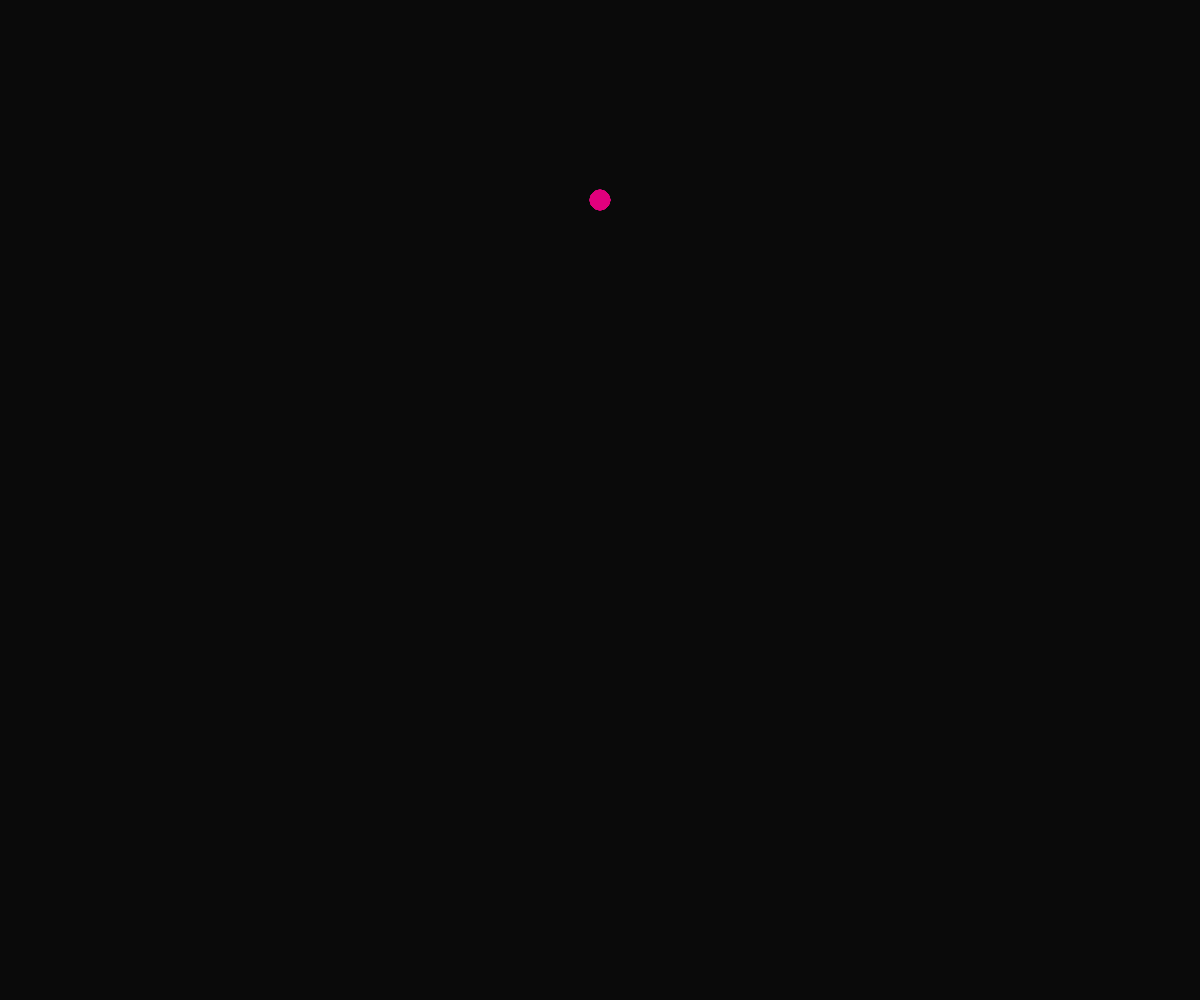
Frame 1 (no input)
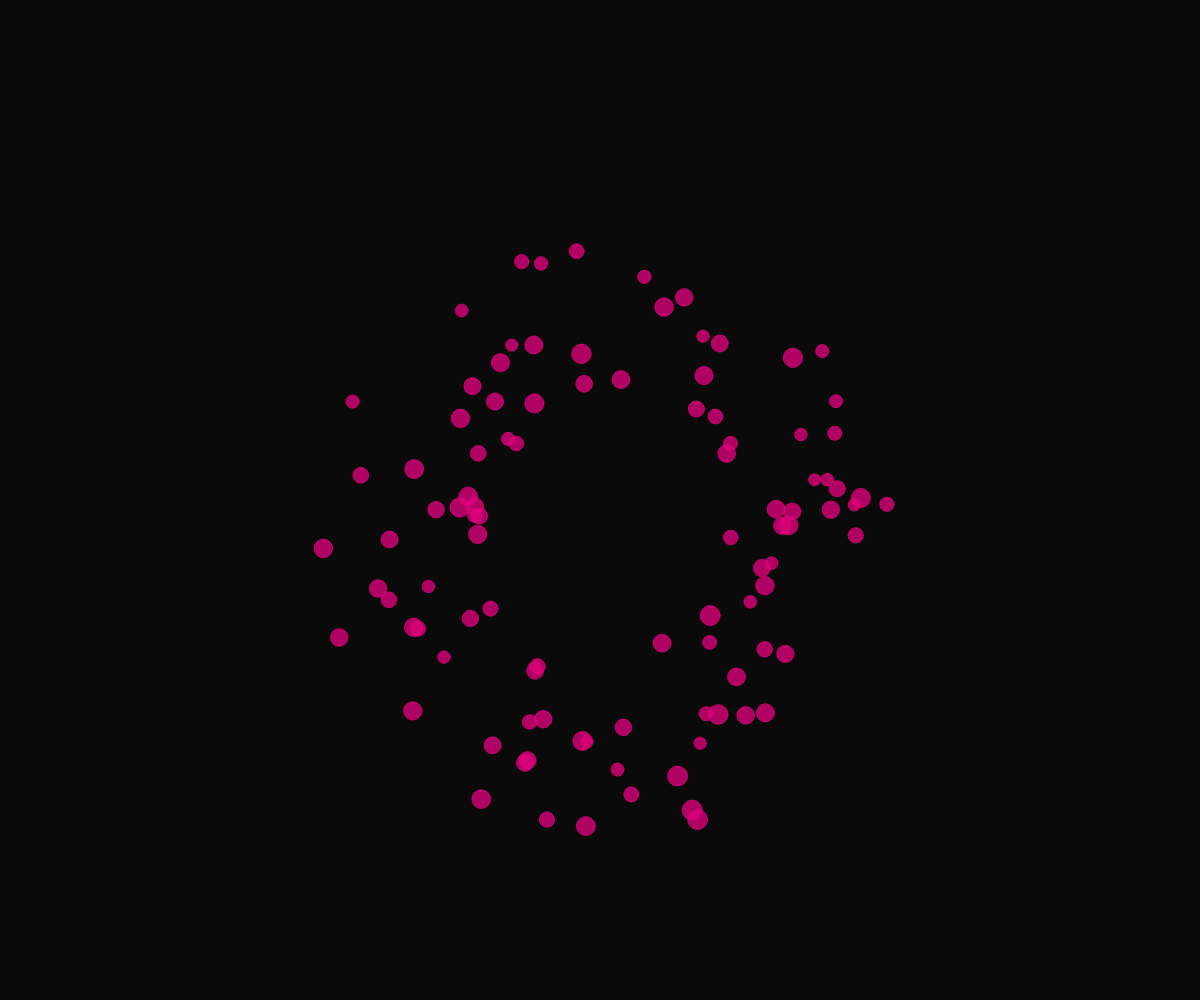
Frame 60 (no input)
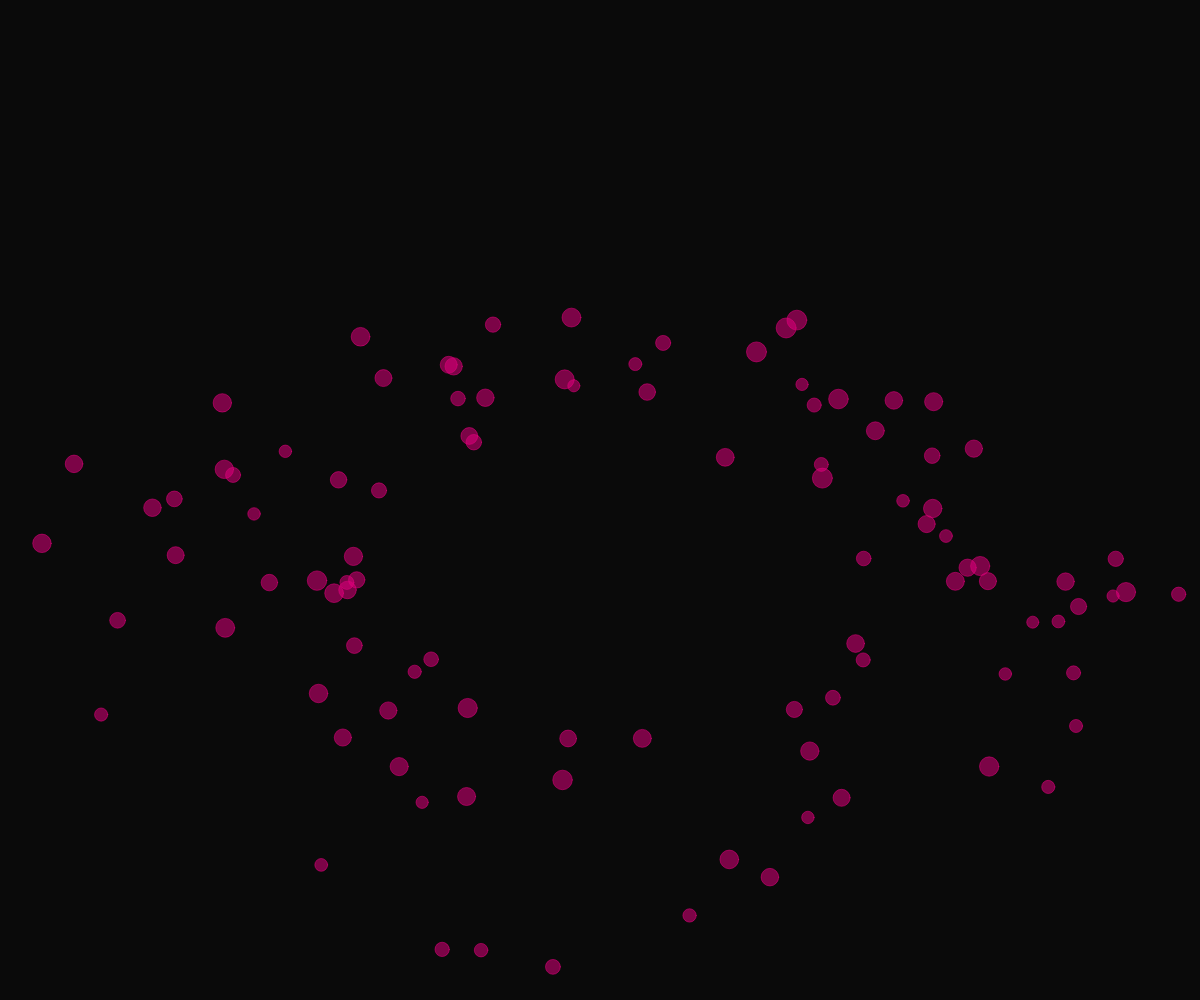
Frame 120 (the mouse pressed at the canvas centre since frame 60)

The p5.js sketch that drew these frames (run headless with seeded random() and noise() and a simulated clock; from frame 60 on, the mouse is pressed at the canvas centre):

// p5.js sketch
// ── sketch.js
/* Particle example with lifetime
   particles will "disappear" as time goes on.

   Challenge: 
   -Make fireworks every time you click the mouse
   -Remove from array at the end of lifetime
   -
   

*/

let particles = []
const max_particles = 100


function setup() {
  createCanvas(windowWidth, windowHeight);
  
  for (let i = 0 ; i < max_particles ; i++){
    
    let p = new Particle(width/2, 200)
    particles.push(p)
  }
   
}

function draw() {
  background(10);
  
  for (let p of particles){
    
    p.display()
    p.move()  
    p.bounce()
    
    let gravity = createVector(0, 0.2)
    p.applyForce(gravity)
    
  }
}
class Particle{
  
  constructor (x,y){
    this.r = random(12,20)
    this.pos = createVector(x,y)
    this.vel = createVector(0,0)
    this.vel = p5.Vector.random2D()
    this.vel.mult(random(2,5)) //makes a firework effect
    this.accel = createVector(0, 0); // accel is change in velocity
    this.lifetime = 255
  }
  
  display(){
    
    stroke(225,0, 125, this.lifetime) //change the last alpha value to lifetime
    fill(225,0, 125, this.lifetime) 
    ellipse(this.pos.x, this.pos.y, this.r)
  }
  
  move(vx,vy){
    
    this.vel.add(this.accel)
    this.pos.add(this.vel);
    this.accel.set(0, 0);
    this.lifetime -= 1
  }
  
  applyForce(force) {
    this.accel.add(force);
  }
  
  bounce(){
    //Bounce off the canvas edges
    
    if (this.pos.y >= height-this.r) {
      this.pos.y = height-this.r;
      this.vel.y *= -1;
    } else if (this.pos.y <= this.r){
      //this.pos.y = height-this.r; //the reappear at the bottom
       this.pos.y = this.r;
      this.vel.y *= -1;
    }

    if (this.pos.x >= width-this.r) {
      this.pos.x = width-this.r;
      this.vel.x *= -1;
    } else if (this.pos.x <= this.r) {
      this.pos.x = this.r;
      this.vel.x *= -1;
    }
    
  }
  
}
